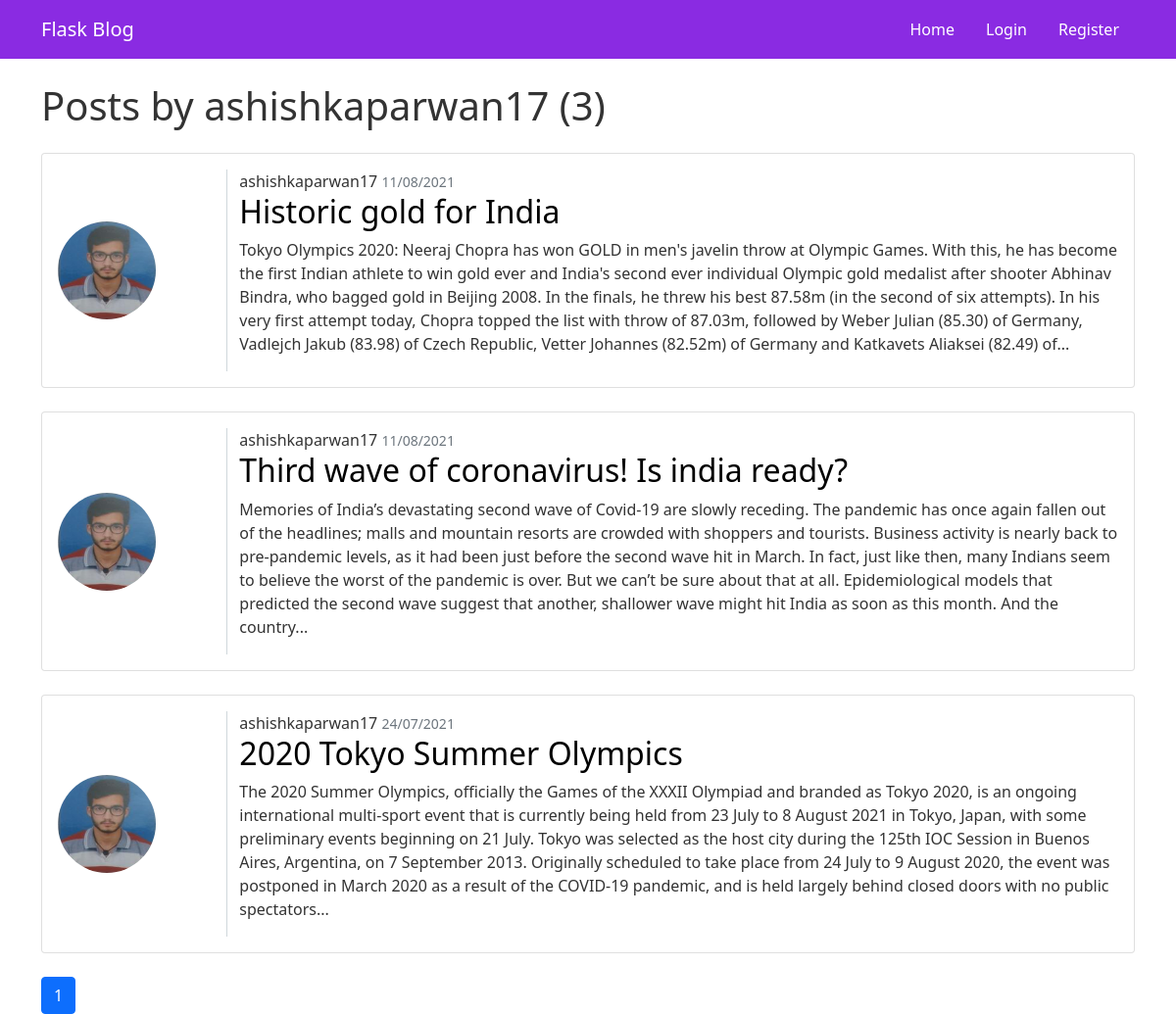
The app's page /user/ashishkaparwan17 with its own data.
### flaskblog/models.py (models this page shows, shortened)
class User(db.Model, UserMixin):
    id=db.Column(db.Integer,primary_key=True)
    username=db.Column(db.String(20),unique=True,nullable=False)
    email=db.Column(db.String(120),unique=True,nullable=False)
    image_file=db.Column(db.String(20),nullable=False,default='default.jpeg')
    password=db.Column(db.String(60),nullable=False)
    posts=db.relationship('Post',backref='author',lazy=True)

class Post(db.Model):
    id=db.Column(db.Integer,primary_key=True)
    title=db.Column(db.String(100),nullable=False)
    date_posted=db.Column(db.DateTime,nullable=False,default=datetime.utcnow)
    content=db.Column(db.Text, nullable=False)
    user_id=db.Column(db.Integer,db.ForeignKey('user.id'),nullable=False)

### flaskblog/routes.py (the view)
@app.route('/user/<string:username>')
def user_posts(username):
    page=request.args.get('page',1,type=int)
    user=User.query.filter_by(username=username).first_or_404()
    posts=Post.query.filter_by(author=user).order_by(Post.date_posted.desc()).paginate(page=page,per_page=5)
    return render_template('user_posts.html',posts=posts,user=user,title=username)

### flaskblog/templates/user_posts.html
{% extends 'layout.html' %}
{% block body %}
<h1 class="mt-4">Posts by {{user.username}} ({{posts.total}})</h1>
{% for post in posts.items %}
<div class="card my-4">
    <div class="card-body">
        <div class="row">
            <div class="col-2">
                <img class='rounded-circle post-img' src="{{url_for('static',filename=post.author.image_file)}}">
            </div>
            <div class="col-10">
                <a>{{ post.author.username }}</a>
                <small class="text-muted">{{ post.date_posted.strftime('%d/%m/%Y') }}</small>
                <a class="post-title" href="{{url_for('post',post_id=post.id)}}">
                    <h2>{{post.title}}</h2>
                </a>
                <p>{{post.content | truncate(600)}}</p>
            </div>
        </div>
    </div>
</div>
{% endfor %}
{% for page_num in posts.iter_pages(left_edge=1,right_edge=1,left_current=1,right_current=2) %}
{% if page_num %}
{% if posts.page==page_num %}
<a class="btn btn-primary" href="{{url_for('user_posts',username=user.username,page=page_num)}}">{{page_num}}</a>
{% else %}
<a class="btn btn-outline-primary" href="{{url_for('user_posts',username=user.username,page=page_num)}}">{{page_num}}</a>
{% endif %}
{% else %}
...
{% endif %}
{% endfor %}
{% endblock body %}

### flaskblog/static/style.css (style rules this page uses)
body { color: #333333; }
.card-body a { text-decoration: none; }
.post-img { height: 100px; width: 100px; }
.row { align-items: center; }
.col-10 { border-left: 1px solid #d0d8db; }
.post-title { color: #000000; }

### records on screen
User: username "ashishkaparwan17"
Post: image_file (picture), author.username "ashishkaparwan17", date_posted "11/08/2021", title "Historic gold for India", content "Tokyo Olympics 2020: Neeraj Chopra has won GOLD in men's javelin throw at Olympic Games. With this, he has become the first Indian athlete to win gold ever and India's second ever individual Olympic gold medalist after shooter Abhinav Bindra, who bagged gold in Beijing 2008. In the finals, he threw his best 87.58m (in the second of six attempts). In his very first attempt today, Chopra topped the list with throw of 87.03m, followed by Weber Julian (85.30) of Germany, Vadlejch Jakub (83.98) of Czech Republic, Vetter Johannes (82.52m) of Germany and Katkavets Aliaksei (82.49) of..."
Post: image_file (picture), author.username "ashishkaparwan17", date_posted "11/08/2021", title "Third wave of coronavirus! Is india ready?", content "Memories of India’s devastating second wave of Covid-19 are slowly receding. The pandemic has once again fallen out of the headlines; malls and mountain resorts are crowded with shoppers and tourists. Business activity is nearly back to pre-pandemic levels, as it had been just before the second wave hit in March. In fact, just like then, many Indians seem to believe the worst of the pandemic is over. But we can’t be sure about that at all. Epidemiological models that predicted the second wave suggest that another, shallower wave might hit India as soon as this month. And the country..."
Post: image_file (picture), author.username "ashishkaparwan17", date_posted "24/07/2021", title "2020 Tokyo Summer Olympics", content "The 2020 Summer Olympics, officially the Games of the XXXII Olympiad and branded as Tokyo 2020, is an ongoing international multi-sport event that is currently being held from 23 July to 8 August 2021 in Tokyo, Japan, with some preliminary events beginning on 21 July. Tokyo was selected as the host city during the 125th IOC Session in Buenos Aires, Argentina, on 7 September 2013. Originally scheduled to take place from 24 July to 9 August 2020, the event was postponed in March 2020 as a result of the COVID-19 pandemic, and is held largely behind closed doors with no public spectators..."

### other values on screen
{{ posts.total }} "3"
{{ page_num }} "1"
